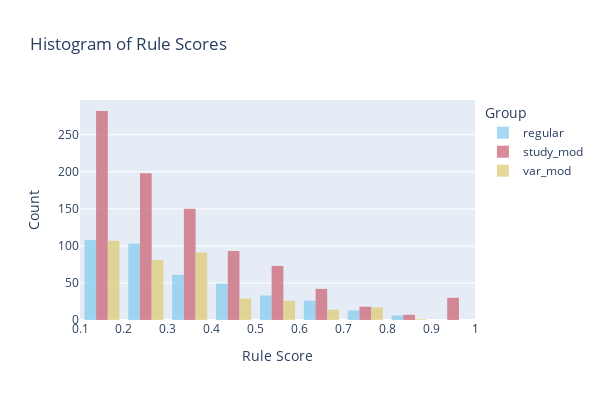

Notebook source saved alongside this figure:
### Code cell
import plotly.graph_objects as go
import pandas as pd

# Assuming rules_effect is a DataFrame with 'score' and 'th' columns
# and filtering scores >= 0.1

fig = go.Figure()

# Define color palette with distinct colors for each 'th' value
color_palette = px.colors.qualitative.Safe  # Using a safe qualitative color palette

# Create histogram for each unique 'th' value
for i, th_value in enumerate(rules_effect['th'].unique()):
    filtered_df = rules_effect[(rules_effect['th'] == th_value) & (rules_effect['score'] >= 0.1)]
    fig.add_trace(go.Histogram(
        x=filtered_df['score'],
        name=f"{th_value}",
        marker_color=color_palette[i % len(color_palette)],  # Assigning color from palette
        xbins=dict(start=0.1, end=1, size=0.1),
        opacity=0.75,  # Adjusting opacity for better visibility
    ))

# Update layout
fig.update_layout(
    barmode='group',
    width=600,
    height=400,
    title_text='Histogram of Rule Scores',
    xaxis=dict(title='Rule Score', dtick=0.1, range=[0.1, 1]),
    yaxis=dict(title='Count'),
    legend=dict(title='Group'),
)

# Save figure as PDF
fig.write_image("../visualisation/anyburl_rules_count.pdf", format='pdf')

# Show figure
fig.show()

### Figure 1 — Plotly figure (JSON) as saved in the notebook; plotly's stock layout.template omitted (floating-point values rounded to 4 significant figures; data arrays with more than 128 entries replaced by an {"elided": "..."} marker saying what was removed)
{"data": [{"marker": {"color": "rgb(136, 204, 238)"}, "name": "regular", "opacity": 0.75, "type": "histogram", "x": {"elided": "400 float values"}, "xbins": {"end": 1, "size": 0.1, "start": 0.1}}, {"marker": {"color": "rgb(204, 102, 119)"}, "name": "study_mod", "opacity": 0.75, "type": "histogram", "x": {"elided": "913 float values"}, "xbins": {"end": 1, "size": 0.1, "start": 0.1}}, {"marker": {"color": "rgb(221, 204, 119)"}, "name": "var_mod", "opacity": 0.75, "type": "histogram", "x": {"elided": "366 float values"}, "xbins": {"end": 1, "size": 0.1, "start": 0.1}}], "layout": {"barmode": "group", "height": 400, "legend": {"title": {"text": "Group"}}, "title": {"text": "Histogram of Rule Scores"}, "width": 600, "xaxis": {"dtick": 0.1, "range": [0.1, 1], "title": {"text": "Rule Score"}}, "yaxis": {"title": {"text": "Count"}}}}
